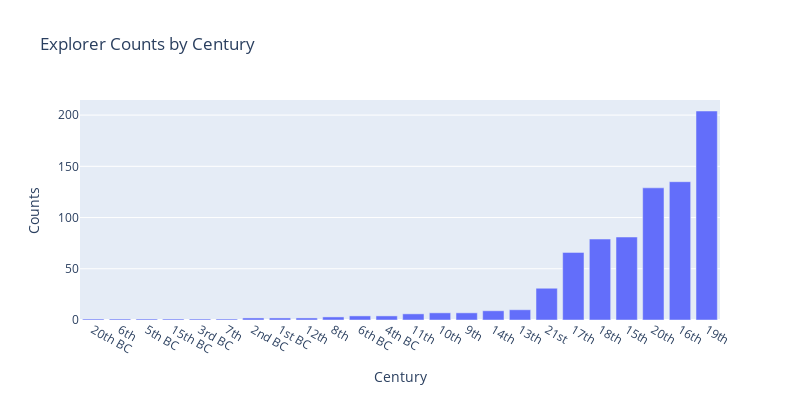

The notebook cell this image was saved under:
### Code cell
# create dataframe for century counts
century_counts = data['century'].value_counts(ascending=True).to_frame("Count").reset_index()
# show interative barchart by Number of explorer for each century
px.bar(
    century_counts, x="index", y="Count", 
    labels=dict(Count="Counts", index="Century"), 
    width=800, height=400, title="Explorer Counts by Century"
)

### Figure 1 — Plotly figure (JSON) as saved in the notebook; plotly's stock layout.template omitted (floating-point values rounded to 4 significant figures)
{"data": [{"alignmentgroup": "True", "hovertemplate": "Century=%{x}<br>Counts=%{y}<extra></extra>", "legendgroup": "", "marker": {"color": "#636efa"}, "name": "", "offsetgroup": "", "orientation": "v", "showlegend": false, "textposition": "auto", "type": "bar", "x": ["20th BC", "6th", "5th BC", "15th BC", "3rd BC", "7th", "2nd BC", "1st BC", "12th", "8th", "6th BC", "4th BC", "11th", "10th", "9th", "14th", "13th", "21st", "17th", "18th", "15th", "20th", "16th", "19th"], "xaxis": "x", "y": [1, 1, 1, 1, 1, 1, 2, 2, 2, 3, 4, 4, 6, 7, 7, 9, 10, 31, 66, 79, 81, 129, 135, 204], "yaxis": "y"}], "layout": {"barmode": "relative", "height": 400, "legend": {"tracegroupgap": 0}, "title": {"text": "Explorer Counts by Century"}, "width": 800, "xaxis": {"anchor": "y", "autorange": true, "domain": [0, 1], "range": [-0.5, 23.5], "title": {"text": "Century"}, "type": "category"}, "yaxis": {"anchor": "x", "autorange": true, "domain": [0, 1], "range": [0, 214.7], "title": {"text": "Counts"}, "type": "linear"}}}
